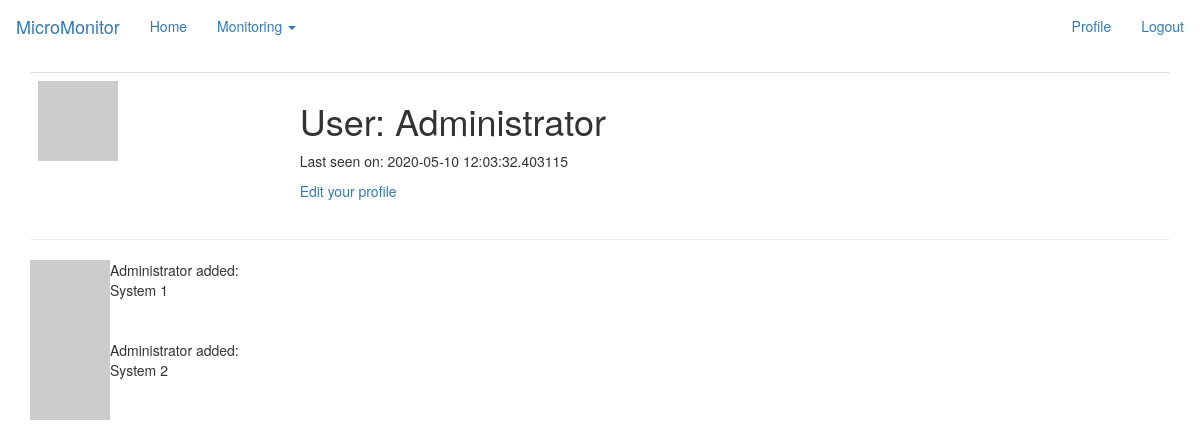
The app's page /user/Administrator (signed in) with its own data.
### app/models.py (models this page shows, shortened)
class User(UserMixin, db.Model):
    id = db.Column(db.Integer, primary_key=True)
    username = db.Column(db.String(64), index=True, unique=True)
    email = db.Column(db.String(120), index=True, unique=True)
    password_hash = db.Column(db.String(128))
    posts = db.relationship('Post', backref='author', lazy='dynamic')
    about_me = db.Column(db.String(140))
    last_seen = db.Column(db.DateTime, default=datetime.utcnow)
    def avatar(self, size):
        digest = md5(self.email.lower().encode('utf-8')).hexdigest()
        return 'https://www.gravatar.com/avatar/{}?d=identicon&s={}'.format(
            digest, size)

### app/routes.py (the view)
@app.route('/user/<username>')
@login_required
def user(username):
    user = User.query.filter_by(username=username).first_or_404()
    posts = [
        {'author': user, 'body': 'System 1'},
        {'author': user, 'body': 'System 2'}
    ]
    return render_template('user.html', user=user, posts=posts)

### app/models.py (called while the page is built)
@login.user_loader
def load_user(id):
    return User.query.get(int(id))

### app/routes.py (called while the page is built)
@app.before_request
def before_request():
    if current_user.is_authenticated:
        current_user.last_seen = datetime.utcnow()
        db.session.commit()

### app/templates/user.html (shortened to what this page needs)
{% extends "base.html" %}
{% block app_content %}
    <table class="table table-hover">
        <tr valign="top">
            <td><img src="{{ user.avatar(128) }}"></td>
            <td>
                <h1>User: {{ user.username }}</h1>
                {% if user.last_seen %}<p>Last seen on: {{ user.last_seen }}</p>{% endif %}
                {% if user == current_user %}
                <p><a href="{{ url_for('edit_profile') }}">Edit your profile</a></p>
                {% endif %}
            </td>
        </tr>
    </table>
    <hr>
    {% for post in posts %}
        {% include '_post.html' %}
    {% endfor %}
{% endblock %}

### app/templates/base.html (shortened to what this page needs)
{% extends 'bootstrap/base.html' %}
{% block navbar %}
<nav class="navbar navbar-expand-lg  navbarBGcolor fixed-top">
    <a class="navbar-brand" href="{{ url_for('index') }}">MicroMonitor</a>
    <div class="collapse navbar-collapse" id="bs-example-navbar-collapse-1">
        <ul class="nav navbar-nav avbar-dark bg-dark">
            <li><a href="{{ url_for('index') }}">Home</a></li>
            <li class="nav-item oo-roboto-override dropdown">
                <a class="nav-link dropdown-toggle" data-toggle="dropdown" role="button" aria-haspopup="true" aria-expanded="false" href="{{ url_for('index') }}">
                    Monitoring
                    <span class="caret"></span>
                </a>
            </li>
        </ul>
        <ul class="nav navbar-nav navbar-right">
            {% if current_user.is_anonymous %}
            <li><a href="{{ url_for('login') }}">Login</a></li>
            {% else %}
            <li><a href="{{ url_for('user', username=current_user.username) }}">Profile</a></li>
            <li><a href="{{ url_for('logout') }}">Logout</a></li>
            {% endif %}
        </ul>
    </div>
</nav>
{% endblock %}
{% block content %}
<div class="container">
    {% block app_content %}{% endblock %}
</div>
{% endblock %}

### app/templates/_post.html
<table>
      <tr valign="top">
          <td><img src="{{ post.author.avatar(36) }}"></td>
          <td>{{ post.author.username }} added:<br>{{ post.body }}</td>
      </tr>
  </table>

### records on screen
User: username "Administrator", last_seen "2020-05-10 12:03:32.403115", author.username "Administrator" "Administrator"

### other values on screen
{{ post.body }} "System 1" "System 2"
